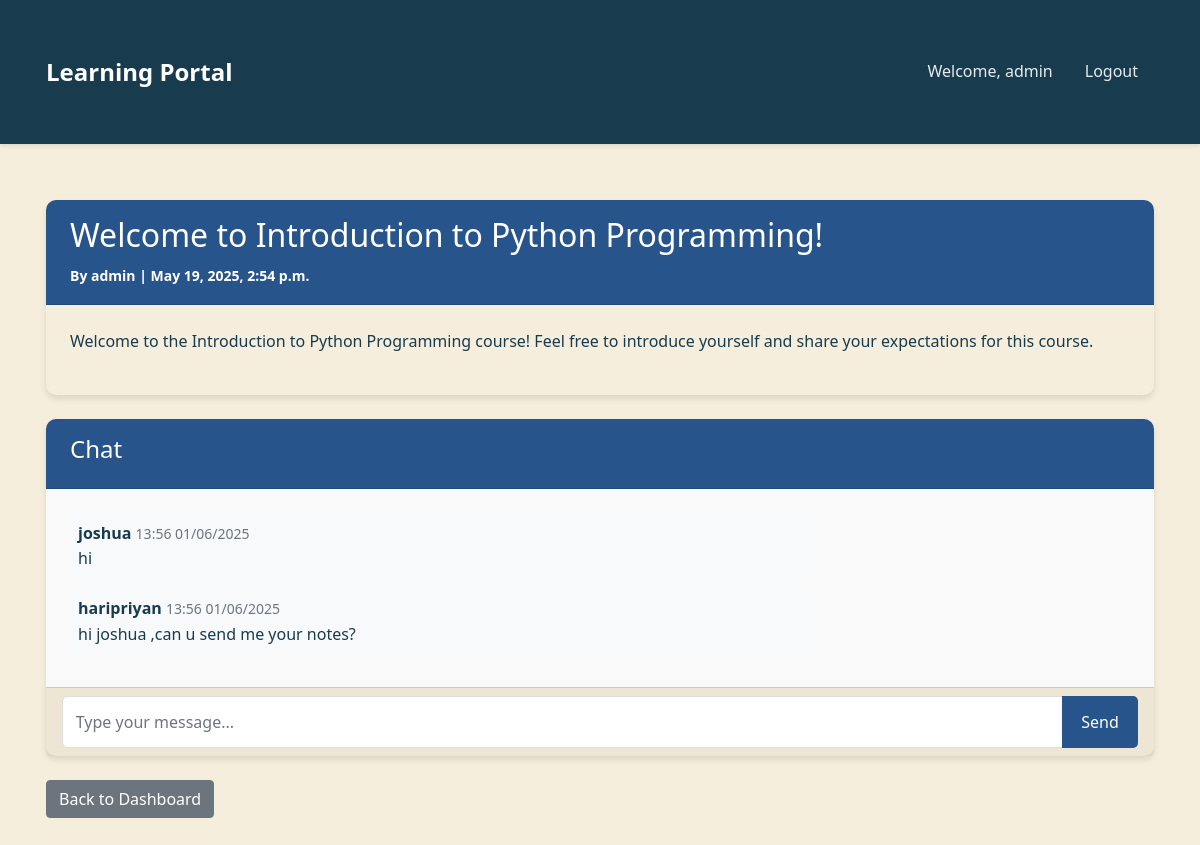
The app's page /discussion/1/ (signed in) with its own data.
### courses/models.py (models this page shows, shortened)
class Discussion(models.Model):
    course = models.ForeignKey(Course, related_name='discussions', on_delete=models.CASCADE)
    title = models.CharField(max_length=200)
    content = models.TextField()
    author = models.ForeignKey(User, on_delete=models.CASCADE)
    created_at = models.DateTimeField(auto_now_add=True)

class Comment(models.Model):
    discussion = models.ForeignKey(Discussion, related_name='comments', on_delete=models.CASCADE)
    author = models.ForeignKey(User, on_delete=models.CASCADE)
    content = models.TextField()
    created_at = models.DateTimeField(auto_now_add=True)

### courses/views.py (the view)
# urls.py: path('discussion/<int:discussion_id>/', views.discussion_detail, name='discussion_detail'),
@login_required
def discussion_detail(request, discussion_id):
    discussion = get_object_or_404(Discussion, id=discussion_id)
    comments = discussion.comments.all()
    return render(request, 'courses/discussion_detail.html', {
        'discussion': discussion,
        'comments': comments
    })

### courses/templates/courses/discussion_detail.html (shortened to what this page needs)
{% extends 'courses/base.html' %}
{% block content %}
<div class="card mb-4">
    <div class="card-header">
        <h2>{{ discussion.title }}</h2>
        <small>By {{ discussion.author.username }} | {{ discussion.created_at }}</small>
    </div>
    <div class="card-body">
        <p>{{ discussion.content }}</p>
    </div>
</div>
<div class="card mb-4">
    <div class="card-header">
        <h4>Chat</h4>
    </div>
    <div class="card-body" style="max-height: 300px; overflow-y: auto; background: #f9f9f9;">
        {% for comment in comments %}
            <div class="mb-2 p-2 rounded {% if comment.author == user %}bg-primary text-white ms-auto{% else %}bg-light{% endif %}" style="max-width: 70%; {% if comment.author == user %}margin-left:auto;{% endif %}">
                <strong>{{ comment.author.username }}</strong> <small class="text-muted">{{ comment.created_at|date:"H:i d/m/Y" }}</small><br>
                {{ comment.content }}
            </div>
        {% empty %}
            <p class="text-muted">No messages yet. Start the conversation!</p>
        {% endfor %}
    </div>
    <div class="card-footer">
        <form method="post" action="{% url 'add_comment' discussion.id %}">
            <div class="input-group">
                <input type="text" name="content" class="form-control" placeholder="Type your message..." required>
                <button class="btn btn-primary" type="submit">Send</button>
            </div>
        </form>
    </div>
</div>
<a href="{% url 'dashboard' %}" class="btn btn-secondary">Back to Dashboard</a>
{% endblock %}

### courses/templates/courses/base.html (shortened to what this page needs)
<!DOCTYPE html>
<html lang="en">
<head>
    <link href="https://cdn.jsdelivr.net/npm/bootstrap@5.1.3/dist/css/bootstrap.min.css" rel="stylesheet">
    <link href="https://cdnjs.cloudflare.com/ajax/libs/font-awesome/6.0.0/css/all.min.css" rel="stylesheet">
</head>
<body>
    <nav class="navbar navbar-expand-lg navbar-dark mb-4">
        <div class="container">
            <a class="navbar-brand" href="{% url 'dashboard' %}">Learning Portal</a>
            <div class="collapse navbar-collapse" id="navbarNav">
                <ul class="navbar-nav ms-auto">
                    {% if user.is_authenticated %}
                        <li class="nav-item">
                            <span class="nav-link">Welcome, {{ user.username }}</span>
                        </li>
                        <li class="nav-item">
                            <form action="{% url 'logout' %}" method="post" style="display: inline;">
                                <button type="submit" class="nav-link" style="background: none; border: none; padding: 0.5rem 1rem; color: rgba(255, 255, 255, 0.9); cursor: pointer;">Logout</button>
                            </form>
                        </li>
                    {% endif %}
                </ul>
            </div>
        </div>
    </nav>
    <div class="container">
        {% block content %}
        {% endblock %}
    </div>
</body>
</html>

### courses/templates/courses/base.html (style rules this page uses)
:root { --primary-color: #27548A; --secondary-color: #183B4E; --accent-color: #DDA853; --text-color: #183B4E; --light-bg: #F5EEDC; --card-background: #F5EEDC; --card-shadow: 0 4px 6px rgba(0, 0, 0, 0.1); --hover-shadow: 0 6px 12px rgba(0, 0, 0, 0.15); }
body { background-color: var(--light-bg); color: var(--text-color); font-family: 'Segoe UI', Tahoma, Geneva, Verdana, sans-serif; line-height: 1.6; }
.navbar { background-color: var(--secondary-color); box-shadow: 0 2px 4px rgba(0,0,0,0.1); padding: 1rem 0; }
.navbar-brand { color: white !important; font-weight: 600; font-size: 1.5rem; transition: color 0.3s ease; }
.nav-link { color: rgba(255, 255, 255, 0.9) !important; font-weight: 500; padding: 0.5rem 1rem !important; transition: all 0.3s ease; }
.card { border: none; border-radius: 10px; margin-bottom: 25px; box-shadow: var(--card-shadow); transition: transform 0.3s ease, box-shadow 0.3s ease; background-color: var(--card-background); }
.card-header { background-color: var(--primary-color); color: white; border-radius: 10px 10px 0 0 !important; padding: 1rem 1.5rem; font-weight: 600; }
.card-body { padding: 1.5rem; }
.btn-primary { background-color: var(--primary-color); border: none; padding: 0.6rem 1.2rem; border-radius: 5px; font-weight: 500; transition: all 0.3s ease; }
.container { padding: 2rem 1rem; }
.form-control { border-radius: 5px; border: 1px solid #ddd; padding: 0.8rem; transition: all 0.3s ease; }

### records on screen
Discussion: title "Welcome to Introduction to Python Programming!", author.username "admin", created_at "May 19, 2025, 2:54 p.m.", content "Welcome to the Introduction to Python Programming course! Feel free to introduce yourself and share your expectations for this course."
Comment: author.username "joshua", created_at "13:56 01/06/2025", content "hi"
Comment: author.username "haripriyan", created_at "13:56 01/06/2025", content "hi joshua ,can u send me your notes?"

### other values on screen
{{ user.username }} "admin"
